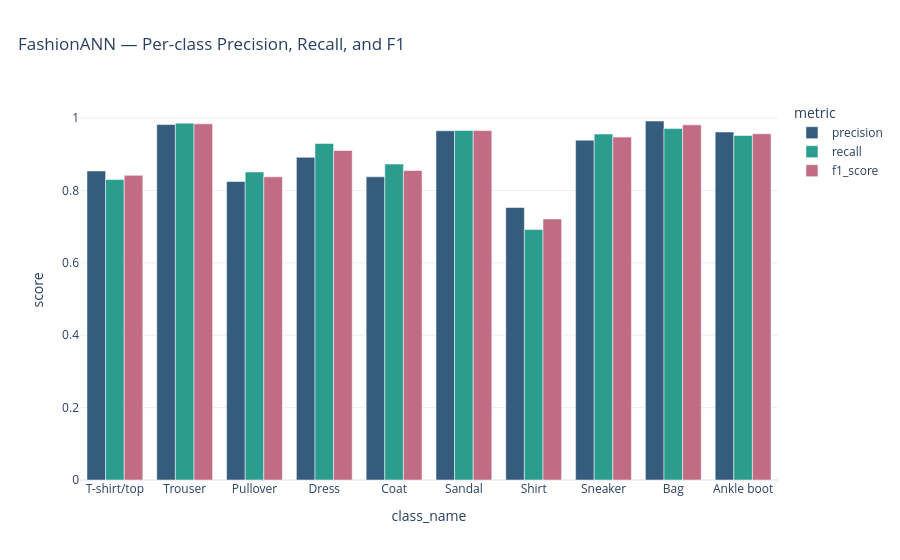

Notebook cell for this chart:
### Code cell
# Plotly: compare precision, recall, and F1 across fashion categories.
ann_metrics_long = ann_class_metrics.melt(
    id_vars="class_name", value_vars=["precision", "recall", "f1_score"],
    var_name="metric", value_name="score",
)
fig = px.bar(
    ann_metrics_long, x="class_name", y="score", color="metric", barmode="group",
    title="FashionANN — Per-class Precision, Recall, and F1",
    color_discrete_sequence=["#355C7D", "#2A9D8F", "#C06C84"],
)
fig.update_layout(template="plotly_white", title_x=0.02, yaxis_range=[0, 1.05])
save_plotly(fig, "27_ann_per_class_metrics.html")
fig.show()

### Figure 1 — Plotly figure (JSON) as saved in the notebook; plotly's stock layout.template omitted (floating-point values rounded to 4 significant figures)
{"data": [{"alignmentgroup": "True", "hovertemplate": "metric=precision<br>class_name=%{x}<br>score=%{y}<extra></extra>", "legendgroup": "precision", "marker": {"color": "#355C7D", "pattern": {"shape": ""}}, "name": "precision", "offsetgroup": "precision", "orientation": "v", "showlegend": true, "textposition": "auto", "type": "bar", "x": ["T-shirt/top", "Trouser", "Pullover", "Dress", "Coat", "Sandal", "Shirt", "Sneaker", "Bag", "Ankle boot"], "xaxis": "x", "y": [0.8539, 0.9821, 0.8246, 0.8917, 0.8378, 0.965, 0.753, 0.9391, 0.9918, 0.9616], "yaxis": "y"}, {"alignmentgroup": "True", "hovertemplate": "metric=recall<br>class_name=%{x}<br>score=%{y}<extra></extra>", "legendgroup": "recall", "marker": {"color": "#2A9D8F", "pattern": {"shape": ""}}, "name": "recall", "offsetgroup": "recall", "orientation": "v", "showlegend": true, "textposition": "auto", "type": "bar", "x": ["T-shirt/top", "Trouser", "Pullover", "Dress", "Coat", "Sandal", "Shirt", "Sneaker", "Bag", "Ankle boot"], "xaxis": "x", "y": [0.83, 0.986, 0.851, 0.93, 0.873, 0.966, 0.692, 0.956, 0.971, 0.952], "yaxis": "y"}, {"alignmentgroup": "True", "hovertemplate": "metric=f1_score<br>class_name=%{x}<br>score=%{y}<extra></extra>", "legendgroup": "f1_score", "marker": {"color": "#C06C84", "pattern": {"shape": ""}}, "name": "f1_score", "offsetgroup": "f1_score", "orientation": "v", "showlegend": true, "textposition": "auto", "type": "bar", "x": ["T-shirt/top", "Trouser", "Pullover", "Dress", "Coat", "Sandal", "Shirt", "Sneaker", "Bag", "Ankle boot"], "xaxis": "x", "y": [0.8418, 0.984, 0.8376, 0.9104, 0.855, 0.9655, 0.7212, 0.9475, 0.9813, 0.9568], "yaxis": "y"}], "layout": {"barmode": "group", "legend": {"title": {"text": "metric"}, "tracegroupgap": 0}, "title": {"text": "FashionANN — Per-class Precision, Recall, and F1", "x": 0.02}, "xaxis": {"anchor": "y", "domain": [0, 1], "title": {"text": "class_name"}}, "yaxis": {"anchor": "x", "domain": [0, 1], "range": [0, 1.05], "title": {"text": "score"}}}}
